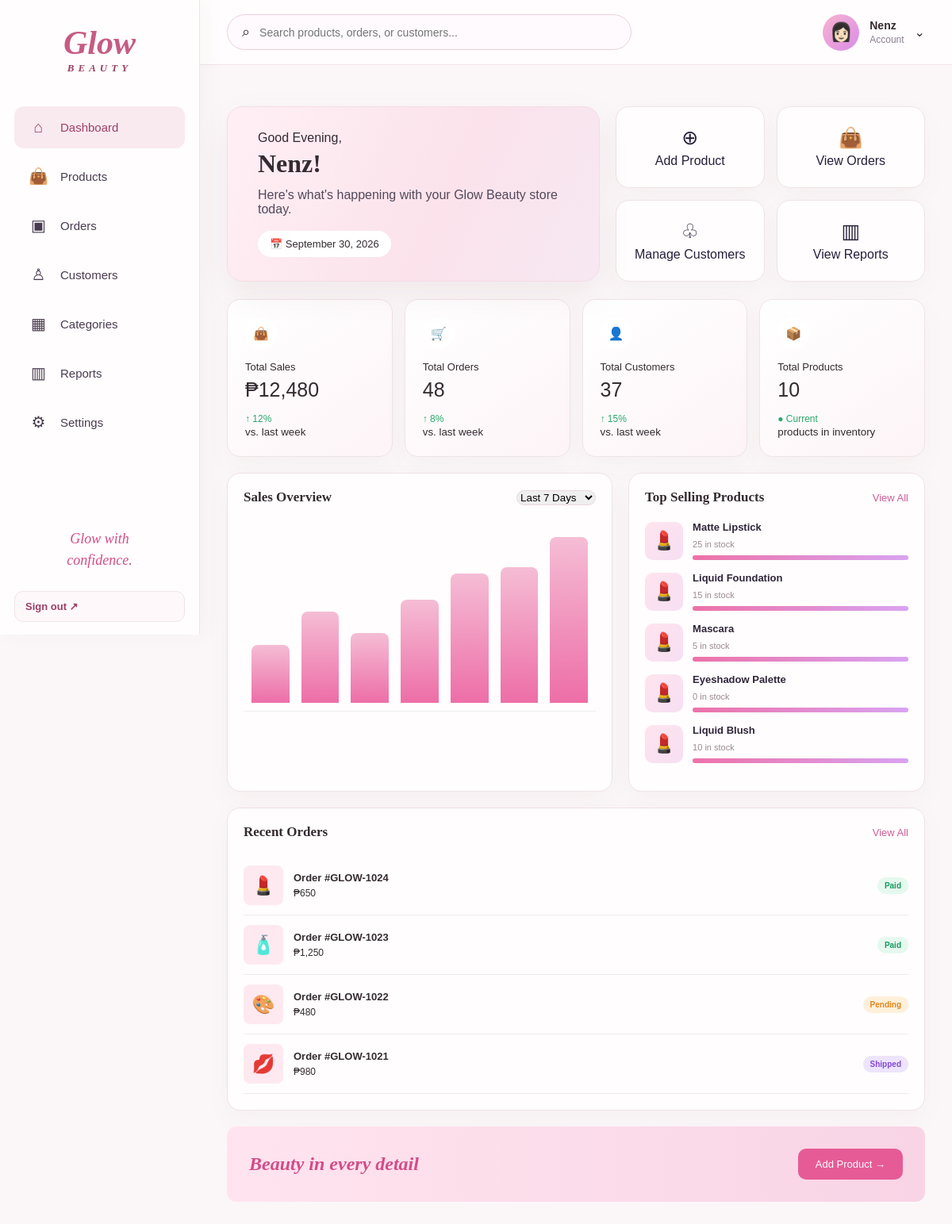
The app's page / (signed in) with its own data.
### my_app/models.py (models this page shows, shortened)
class Product(models.Model):
    product_id = models.AutoField(primary_key=True)
    name = models.CharField(max_length=100)
    sku = models.CharField(max_length=50, unique=True)
    price = models.DecimalField(max_digits=10, decimal_places=2)
    supplier = models.CharField(max_length=100)
    category = models.CharField(max_length=100)
    brand = models.CharField(max_length=100)
    stock_quantity = models.IntegerField(default=0)
    description = models.TextField()
    image = models.ImageField(upload_to="products/", blank=True)
    date_added = models.DateField(auto_now_add=True)

### my_app/views.py (the view)
# urls.py: path("", views.dashboard, name="dashboard"),
@login_required
def dashboard(request):
    products = Product.objects.all()
    context = {
        "products": products,
        "total_products": products.count(),
        "in_stock_count": products.filter(
            stock_quantity__gt=0
        ).count(),
        "low_stock_count": products.filter(
            stock_quantity__gt=0,
            stock_quantity__lte=5
        ).count(),
        "out_of_stock_count": products.filter(
            stock_quantity=0
        ).count(),
    }
    return render(
        request,
        "my_app/dashboard.html",
        context
    )

### my_app/templates/my_app/dashboard.html (shortened to what this page needs)
{% load static %}
<!DOCTYPE html>
<html lang="en">
<head>
    <link rel="stylesheet"
          href="{% static 'my_app/style.css' %}">
    <link rel="stylesheet" href="{% static 'my_app/dashboard_theme.css' %}">
</head>
<body>
<aside class="sidebar">
    <div class="logo">
        <div class="logo-main">Glow</div>
        <div class="logo-sub">BEAUTY</div>
    </div>
    <ul class="nav-menu">
        <li>
            <a href="{% url 'dashboard' %}" class="active">
                <span class="nav-icon">⌂</span>
                <span>Dashboard</span>
            </a>
        </li>
        <li>
            <a href="{% url 'product_list' %}">
                <span class="nav-icon">👜</span>
                <span>Products</span>
            </a>
        </li>
        <li>
            <a href="{% url 'orders' %}">
                <span class="nav-icon">▣</span>
                <span>Orders</span>
            </a>
        </li>
        <li>
            <a href="{% url 'customers' %}">
                <span class="nav-icon">♙</span>
                <span>Customers</span>
            </a>
        </li>
        <li>
            <a href="{% url 'categories' %}">
                <span class="nav-icon">▦</span>
                <span>Categories</span>
            </a>
        </li>
        <li>
            <a href="{% url 'reports' %}">
                <span class="nav-icon">▥</span>
                <span>Reports</span>
            </a>
        </li>
        <li>
            <a href="{% url 'settings' %}">
                <span class="nav-icon">⚙</span>
                <span>Settings</span>
            </a>
        </li>
    </ul>
    <div class="sidebar-bottom">
        <p>
            Glow with<br>
            confidence.
        </p>
    </div>
    <form class="logout-form" method="post" action="{% url 'logout' %}">
        <button type="submit">Sign out <span aria-hidden="true">↗</span></button>
    </form>
</aside>
<main class="main">
    <header class="topbar">
        <div class="search-box">
            <span>⌕</span>
            <input
                type="text"
                placeholder="Search products, orders, or customers..."
            >
        </div>
        <div class="profile">
            <div class="profile-avatar">
                👩🏻
            </div>
            <div>
                <div class="profile-name">
                    {{ request.user.get_full_name|default:request.user.username }}
                </div>
                <div class="profile-role">
                    Account
                </div>
            </div>
            <span>⌄</span>
        </div>
    </header>
    <section class="content">
        <div class="top-section">
            <div class="welcome">
                <h4>Good Evening,</h4>
                <h1>
                    {{ request.user.get_short_name|default:request.user.username }}!
                </h1>
                <p>
                    Here's what's happening with your Glow Beauty store today.
                </p>
                <div class="date">
                    📅 September 30, 2026
                </div>
            </div>
            <div class="quick-actions">
                <a href="{% url 'product_add' %}"
                   class="action-card">
                    <div class="action-icon">⊕</div>
                    Add Product
                </a>
                <a href="{% url 'orders' %}" class="action-card">
                    <div class="action-icon">👜</div>
                    View Orders
                </a>
                <a href="{% url 'customers' %}" class="action-card">
                    <div class="action-icon">♧</div>
                    Manage Customers
                </a>
                <a href="{% url 'reports' %}" class="action-card">
                    <div class="action-icon">▥</div>
                    View Reports
                </a>
            </div>
        </div>
        <div class="stats">
            <div class="stat-card">
                <div class="stat-icon">👜</div>
                <div class="stat-title">
                    Total Sales
                </div>
                <div class="stat-number">
                    ₱12,480
                </div>
                <div class="stat-change">
                    ↑ 12%
                </div>
                <small>
                    vs. last week
                </small>
            </div>
            <div class="stat-card">
                <div class="stat-icon">🛒</div>
                <div class="stat-title">
                    Total Orders
                </div>
                <div class="stat-number">
                    48
                </div>
                <div class="stat-change">
                    ↑ 8%
                </div>
                <small>
                    vs. last week
                </small>
            </div>
            <div class="stat-card">
                <div class="stat-icon">👤</div>
                <div class="stat-title">
                    Total Customers
                </div>
                <div class="stat-number">
                    37
                </div>
                <div class="stat-change">
                    ↑ 15%
                </div>
                <small>
                    vs. last week
                </small>
            </div>
            <div class="stat-card">
                <div class="stat-icon">📦</div>
                <div class="stat-title">
                    Total Products
                </div>
                <div class="stat-number">
                    {{ products.count }}
                </div>
                <div class="stat-change">
                    ● Current
                </div>
                <small>
                    products in inventory
                </small>
            </div>
        </div>
        <div class="bottom-grid">
            <div class="panel">
                <div class="panel-title">
                    <h2>
                        Sales Overview
                    </h2>
                    <select>
                        <option>Last 7 Days</option>
                    </select>
                </div>
                <div class="chart">
                    <div class="bar" style="height:35%"></div>
                    <div class="bar" style="height:55%"></div>
                    <div class="bar" style="height:42%"></div>
                    <div class="bar" style="height:62%"></div>
                    <div class="bar" style="height:78%"></div>
                    <div class="bar" style="height:82%"></div>
                    <div class="bar" style="height:100%"></div>
                </div>
            </div>
            <div class="panel">
                <div class="panel-title">
                    <h2>
                        Top Selling Products
                    </h2>
                    <a href="{% url 'product_list' %}"
                       class="view-all">
                        View All
                    </a>
                </div>
                {% for product in products|slice:":5" %}
                <div class="product-item">
                    <div class="product-image">
                        💄
                    </div>
                    <div class="product-info">
                        <strong>
                            {{ product.name }}
                        </strong>
                        <small>
                            {{ product.stock_quantity }} in stock
                        </small>
                        <div class="progress">
                            <div class="progress">
    <div class="progress-bar"></div>
</div>
                        </div>
                    </div>
                </div>
                {% empty %}
                <p>
                    No products available.
                </p>
                {% endfor %}
            </div>
        </div>
        <div class="panel" style="margin-top:20px;">
            <div class="panel-title">
                <h2>
                    Recent Orders
                </h2>
                <a href="{% url 'product_list' %}" class="view-all">
                    View All
                </a>
            </div>
            <div class="order-item">
                <div class="order-img">
                    💄
                </div>
                <div class="order-info">
                    <strong>
                        Order #GLOW-1024
                    </strong>
                    <div class="order-price">
                        ₱650
                    </div>
                </div>
                <span class="status paid">
                    Paid
                </span>
            </div>
            <div class="order-item">
                <div class="order-img">
                    🧴
                </div>
                <div class="order-info">
                    <strong>
                        Order #GLOW-1023
                    </strong>
                    <div class="order-price">
                        ₱1,250
                    </div>
                </div>
                <span class="status paid">
                    Paid
                </span>
            </div>
            <div class="order-item">
                <div class="order-img">
                    🎨
                </div>
                <div class="order-info">
                    <strong>
                        Order #GLOW-1022
                    </strong>
                    <div class="order-price">
                        ₱480
                    </div>
                </div>
                <span class="status pending">
                    Pending
                </span>
            </div>
            <div class="order-item">
                <div class="order-img">
                    💋
                </div>
                <div class="order-info">
                    <strong>
                        Order #GLOW-1021
                    </strong>
                    <div class="order-price">
                        ₱980
                    </div>
                </div>
                <span class="status shipped">
                    Shipped
                </span>
            </div>
        </div>
        <div class="beauty-banner">
            <h2>
                Beauty in every detail
            </h2>
            <a href="{% url 'product_add' %}"
               class="shop-button">
                Add Product →
            </a>
        </div>
    </section>
</main>
</body>
</html>

### my_app/static/my_app/dashboard_theme.css (style rules this page uses)
:root { --rose: #c65b83; --rose-deep: #9d3f67; --rose-soft: #f9eaf0; --ink: #342b31; --muted: #887c83; --paper: #fffdfd; --line: #f0e3e8; --shadow: 0 16px 42px rgba(111, 59, 80, .08); }
* { box-sizing: border-box; }
body { color: var(--ink); background: #fbf7f8; font-family: 'DM Sans', Arial, sans-serif; }
.sidebar { width: 252px !important; padding: 30px 18px !important; background: #fffdfd !important; border-right: 1px solid var(--line) !important; box-shadow: 8px 0 28px rgba(89, 51, 66, .035); }
.logo-main, .welcome h1, .main h1, .main h2 { font-family: 'Playfair Display', Georgia, serif; }
.logo-main { color: var(--rose) !important; }
.logo-sub { color: var(--rose-deep) !important; }
.nav-menu a, .sidebar-nav a { border-radius: 12px !important; transition: background .2s ease, color .2s ease, transform .2s ease; }
.nav-menu a:hover, .nav-menu a.active, .sidebar-nav a:hover, .sidebar-nav a.active { color: var(--rose-deep) !important; background: var(--rose-soft) !important; }
.sidebar-bottom { bottom: 80px !important; }
.main { margin-left: 252px !important; min-width: 0; background: #fbf7f8; }
.topbar { min-height: 76px; padding: 14px 34px !important; background: rgba(255, 253, 253, .94) !important; border-bottom: 1px solid var(--line) !important; backdrop-filter: blur(12px); }
.content { padding: 30px 34px !important; }
.welcome { border: 1px solid #f5dce6; border-radius: 20px !important; background: linear-gradient(115deg, #fff0f5 0%, #fbe2eb 58%, #f6e8f2 100%) !important; box-shadow: var(--shadow); }
.panel, .stat-card, .action-card, .card, .summary-card, .table-container { border: 1px solid var(--line) !important; border-radius: 17px !important; box-shadow: 0 10px 30px rgba(111, 59, 80, .045); }
.panel, .action-card, .card, .table-container { background: var(--paper) !important; }
.stat-card { background: linear-gradient(145deg, #fff, #fdf4f7) !important; }
input, select, textarea { border-color: #e9d7df !important; border-radius: 10px !important; }
button, .btn, input[type="submit"] { cursor: pointer; }
.logout-form { position: absolute; right: 18px; bottom: 16px; left: 18px; }
.logout-form button { width: 100%; padding: 11px 13px; border: 1px solid var(--line); border-radius: 11px; background: #fff8fa; color: var(--rose-deep); font: inherit; font-size: 13px; font-weight: 600; text-align: left; }

### records on screen
Product: name "Matte Lipstick", stock_quantity "25"
Product: name "Liquid Foundation", stock_quantity "15"
Product: name "Mascara", stock_quantity "5"
Product: name "Eyeshadow Palette", stock_quantity "0"
Product: name "Liquid Blush", stock_quantity "10"

### other values on screen
{{ request.user.get_full_name|default:request.user.username }} "Nenz"
{{ request.user.get_short_name|default:request.user.username }} "Nenz"
{{ products.count }} "10"
